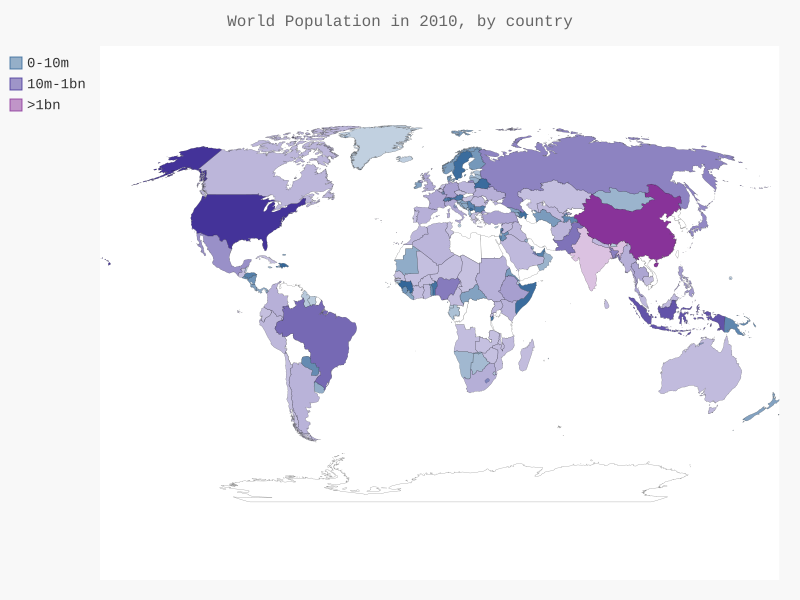

This figure's Python source:
import json
import pygal
from pygal.style import LightColorizedStyle as LCS, RotateStyle as RS
from country_codes import get_country_code

filename = 'population_data.json'
with open(filename) as f:
	pop_data = json.load(f)

cc_populations = {}
for pop_dict in pop_data:
	if pop_dict['Year'] == '2010':
		country = pop_dict['Country Name']
		population = int(float(pop_dict['Value']))
		code = get_country_code(country)
		if code:
			cc_populations[code] = population

cc_pops_1, cc_pops_2, cc_pops_3 = {}, {}, {}
for cc, pop in  cc_populations.items():
	if pop < 10000000:
		cc_pops_1[cc] = pop
	elif pop < 1000000000:
		cc_pops_2[cc] = pop
	else:
		cc_pops_3[cc] = pop

wm_style = RS('#336699', base_style=LCS)
wm = pygal.maps.world.World(style=wm_style)
wm.title = 'World Population in 2010, by country'
wm.add('0-10m', cc_pops_1)
wm.add('10m-1bn', cc_pops_2)
wm.add('>1bn', cc_pops_3)

wm.render_to_file('world_population.svg')
